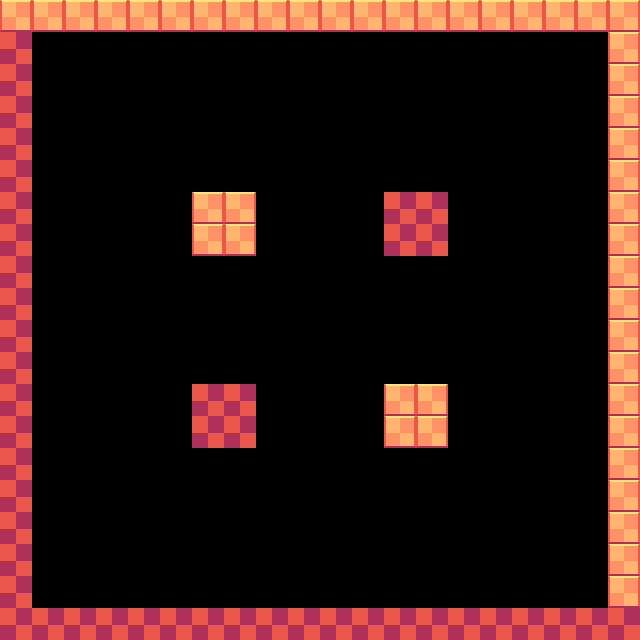

This game map was drawn from its Tiled (.tmx) file and the tilesets committed beside it. A one-line description and the trimmed map source follow:
An orthogonal 20x20 tile map with 32x32 px tiles, 1 tile layer (Solid) and 9 objects (4x genpoint, 4x item, playerstart).

<map version="1.2" tiledversion="1.3.4" orientation="orthogonal" renderorder="right-down" width="20" height="20" tilewidth="32" tileheight="32" infinite="0" nextlayerid="3" nextobjectid="12">
 <tileset firstgid="1" source="resource/basic-tileset.tsx" />
 <layer id="1" name="Solid" width="20" height="20">
  <properties>
   <property name="animated" type="bool" value="true" />
   <property name="tileset" value="basic-tileset" />
  </properties>
  <data>[400 cells, 92 non-empty, 2 distinct tile ids]</data>
 </layer>
 <objectgroup id="2" name="Elements">
  <object id="1" name="genpoint" type="genpoint" x="96" y="288" width="64" height="64" />
  <object id="2" name="genpoint" type="genpoint" x="288" y="96" width="64" height="64" />
  <object id="3" name="genpoint" type="genpoint" x="480" y="288" width="64" height="64" />
  <object id="4" name="genpoint" type="genpoint" x="288" y="480" width="64" height="64" />
  <object id="5" name="playerstart" type="playerstart" x="288" y="288" width="64" height="64" />
  <object id="6" name="item" type="item" x="128" y="544" />
  <object id="7" name="item" type="item" x="128" y="128" />
  <object id="8" name="item" type="item" x="544" y="128" />
  <object id="9" name="item" type="item" x="544" y="544" />
 </objectgroup>
</map>